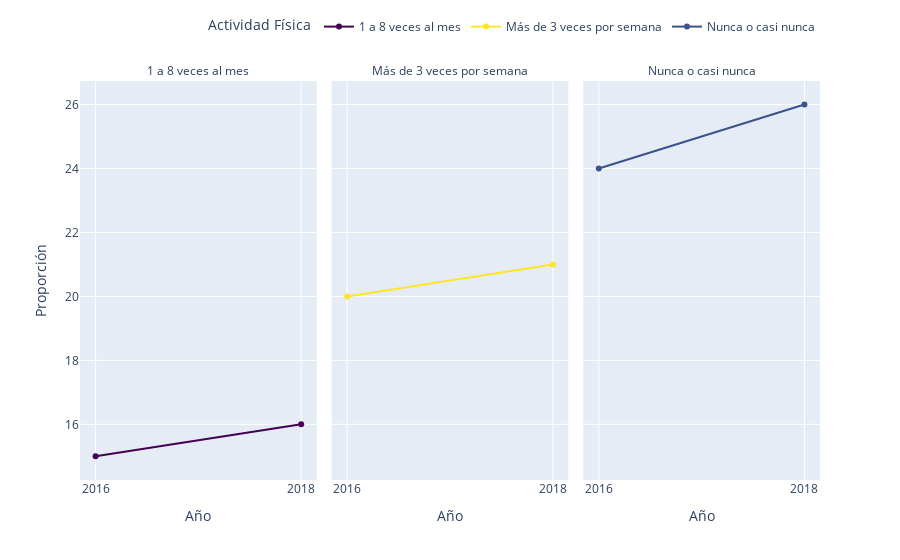

Notebook code for this chart:
### Code cell
gf_af_ola=grafo_var('s04_fac','Actividad Física')
gf_af_ola

### Figure 1 — Plotly figure (JSON) as saved in the notebook; plotly's stock layout.template omitted (floating-point values rounded to 4 significant figures)
{"data": [{"hovertemplate": "Actividad Física=1 a 8 veces al mes<br>Año=%{x}<br>Proporción=%{y}<extra></extra>", "legendgroup": "1 a 8 veces al mes", "line": {"color": "#440154", "dash": "solid"}, "marker": {"symbol": "circle"}, "mode": "lines+markers", "name": "1 a 8 veces al mes", "orientation": "v", "showlegend": true, "type": "scatter", "x": ["2016", "2018"], "xaxis": "x", "y": [15, 16], "yaxis": "y"}, {"hovertemplate": "Actividad Física=Más de 3 veces por semana<br>Año=%{x}<br>Proporción=%{y}<extra></extra>", "legendgroup": "Más de 3 veces por semana", "line": {"color": "#fde725", "dash": "solid"}, "marker": {"symbol": "circle"}, "mode": "lines+markers", "name": "Más de 3 veces por semana", "orientation": "v", "showlegend": true, "type": "scatter", "x": ["2016", "2018"], "xaxis": "x2", "y": [20, 21], "yaxis": "y2"}, {"hovertemplate": "Actividad Física=Nunca o casi nunca<br>Año=%{x}<br>Proporción=%{y}<extra></extra>", "legendgroup": "Nunca o casi nunca", "line": {"color": "#3b528b", "dash": "solid"}, "marker": {"symbol": "circle"}, "mode": "lines+markers", "name": "Nunca o casi nunca", "orientation": "v", "showlegend": true, "type": "scatter", "x": ["2016", "2018"], "xaxis": "x3", "y": [24, 26], "yaxis": "y3"}], "layout": {"annotations": [{"font": {}, "showarrow": false, "text": "1 a 8 veces al mes", "x": 0.16, "xanchor": "center", "xref": "paper", "y": 1, "yanchor": "bottom", "yref": "paper"}, {"font": {}, "showarrow": false, "text": "Más de 3 veces por semana", "x": 0.5, "xanchor": "center", "xref": "paper", "y": 1, "yanchor": "bottom", "yref": "paper"}, {"font": {}, "showarrow": false, "text": "Nunca o casi nunca", "x": 0.84, "xanchor": "center", "xref": "paper", "y": 1, "yanchor": "bottom", "yref": "paper"}], "autosize": true, "legend": {"orientation": "h", "title": {"text": "Actividad Física"}, "tracegroupgap": 0, "x": 1, "xanchor": "right", "y": 1.1, "yanchor": "bottom"}, "margin": {"t": 60}, "xaxis": {"anchor": "y", "autorange": true, "domain": [0, 0.32], "range": [-0.07303, 1.073], "title": {"text": "Año"}, "type": "category"}, "xaxis2": {"anchor": "y2", "autorange": true, "domain": [0.34, 0.66], "matches": "x", "range": [-0.07303, 1.073], "title": {"text": "Año"}, "type": "category"}, "xaxis3": {"anchor": "y3", "autorange": true, "domain": [0.68, 1.0], "matches": "x", "range": [-0.07303, 1.073], "title": {"text": "Año"}, "type": "category"}, "yaxis": {"anchor": "x", "autorange": true, "domain": [0, 1], "range": [14.14, 26.86], "title": {"text": "Proporción"}, "type": "linear"}, "yaxis2": {"anchor": "x2", "autorange": true, "domain": [0, 1], "matches": "y", "range": [14.14, 26.86], "showticklabels": false, "type": "linear"}, "yaxis3": {"anchor": "x3", "autorange": true, "domain": [0, 1], "matches": "y", "range": [14.14, 26.86], "showticklabels": false, "type": "linear"}}}
